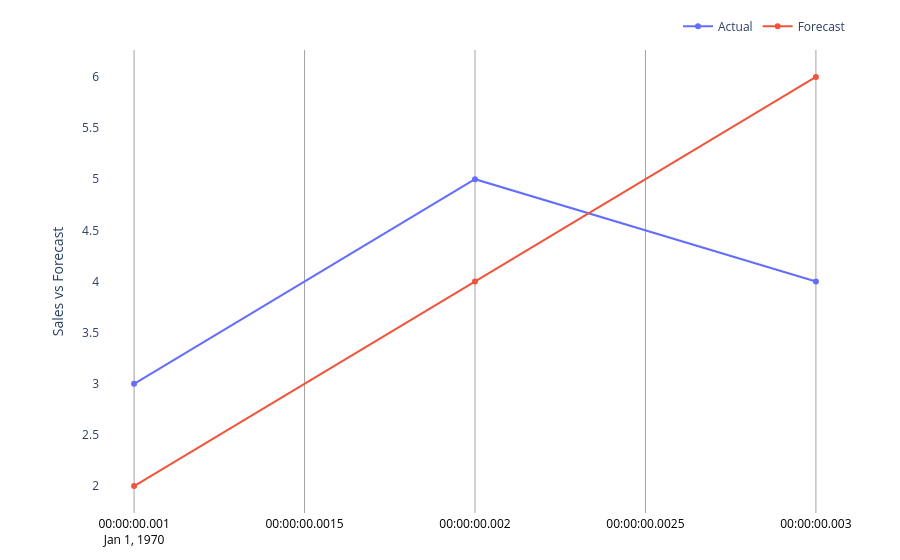

Notebook code cell kept with this figure:
### Code cell
df = pd.DataFrame({'ts': [1,2,3], 'sales': [3,5,4], 'forecast': [2,4,6]})
fig = generate_figure(df, 'A')
fig.show()

### Figure 1 — Plotly figure (JSON) as saved in the notebook; plotly's stock layout.template omitted (floating-point values rounded to 4 significant figures)
{"data": [{"legendgroup": "Y", "name": "Actual", "type": "scatter", "x": [1, 2, 3], "y": [3, 5, 4]}, {"legendgroup": "Z", "name": "Forecast", "type": "scatter", "x": [1, 2, 3], "y": [2, 4, 6]}], "layout": {"autosize": true, "legend": {"orientation": "h", "x": 1, "xanchor": "right", "y": 1.02, "yanchor": "bottom"}, "margin": {"b": 20, "l": 100, "r": 50, "t": 20}, "plot_bgcolor": "rgba(0,0,0,0)", "xaxis": {"color": "black", "gridcolor": "#a2a2a2", "linewidth": 1, "showline": true, "type": "date"}, "yaxis": {"gridcolor": "rgba(0,0,0,0)", "title": {"text": "Sales vs Forecast"}}}}
